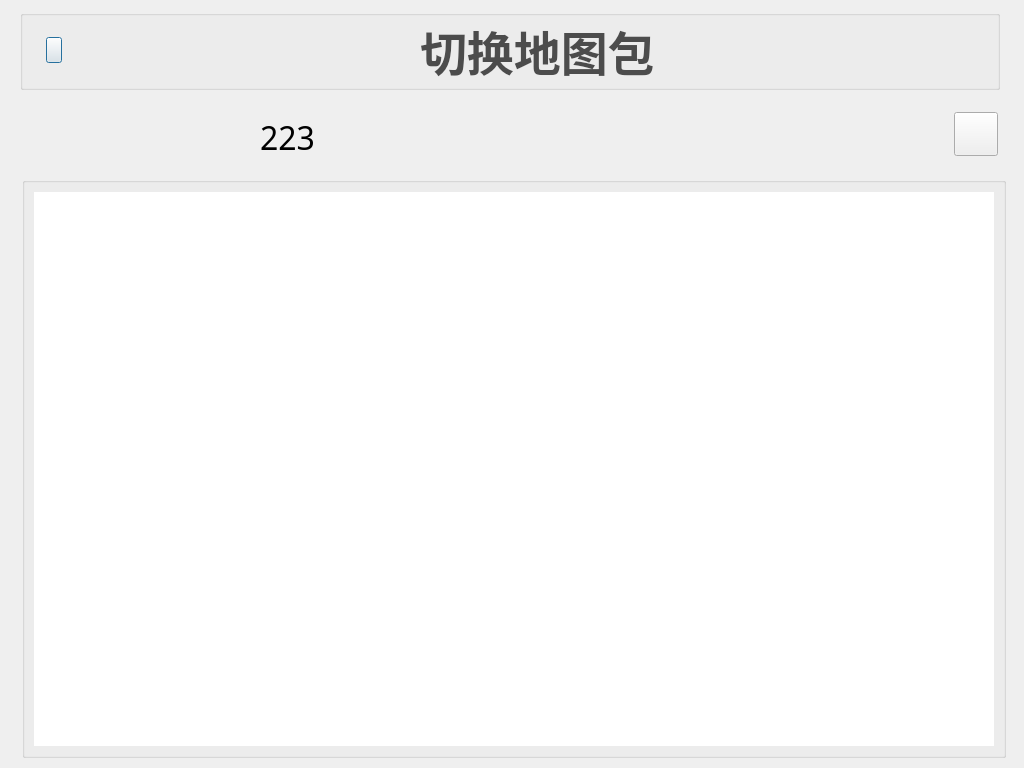
<?xml version="1.0" encoding="UTF-8"?>
<ui version="4.0">
 <class>SwitchMapW</class>
 <widget class="QDialog" name="SwitchMapW">
  <property name="enabled">
   <bool>true</bool>
  </property>
  <property name="geometry">
   <rect>
    <x>0</x>
    <y>0</y>
    <width>1024</width>
    <height>768</height>
   </rect>
  </property>
  <property name="font">
   <font>
    <family>宋体</family>
   </font>
  </property>
  <property name="windowTitle">
   <string>Dialog</string>
  </property>
  <widget class="QGroupBox" name="titleGroupBox">
   <property name="geometry">
    <rect>
     <x>20</x>
     <y>10</y>
     <width>980</width>
     <height>80</height>
    </rect>
   </property>
   <property name="font">
    <font>
     <family>宋体</family>
    </font>
   </property>
   <property name="styleSheet">
    <string notr="true">#titleGroupBox
{
	border-image: url(:/new/prefix1/image/mainimag/back_board1.png);
}</string>
   </property>
   <property name="title">
    <string/>
   </property>
   <property name="flat">
    <bool>false</bool>
   </property>
   <widget class="QPushButton" name="returnMoreButton">
    <property name="geometry">
     <rect>
      <x>26</x>
      <y>27</y>
      <width>16</width>
      <height>26</height>
     </rect>
    </property>
    <property name="font">
     <font>
      <family>宋体</family>
     </font>
    </property>
    <property name="styleSheet">
     <string notr="true">border-image: url(:/new/prefix1/image/cleanimag/return.png);</string>
    </property>
    <property name="text">
     <string/>
    </property>
   </widget>
   <widget class="QLabel" name="titleLabel">
    <property name="geometry">
     <rect>
      <x>400</x>
      <y>11</y>
      <width>241</width>
      <height>58</height>
     </rect>
    </property>
    <property name="font">
     <font>
      <family>宋体</family>
      <pointsize>35</pointsize>
      <weight>75</weight>
      <bold>true</bold>
     </font>
    </property>
    <property name="styleSheet">
     <string notr="true">color: rgb(76, 76, 76);</string>
    </property>
    <property name="frameShape">
     <enum>QFrame::NoFrame</enum>
    </property>
    <property name="frameShadow">
     <enum>QFrame::Plain</enum>
    </property>
    <property name="lineWidth">
     <number>0</number>
    </property>
    <property name="text">
     <string>切换地图包</string>
    </property>
   </widget>
  </widget>
  <widget class="QGroupBox" name="groupBox">
   <property name="geometry">
    <rect>
     <x>22</x>
     <y>177</y>
     <width>984</width>
     <height>581</height>
    </rect>
   </property>
   <property name="styleSheet">
    <string notr="true">#groupBox
{
	border-image: url(:/new/prefix1/image/moreimag/back_board.png);
}</string>
   </property>
   <property name="title">
    <string/>
   </property>
   <layout class="QGridLayout" name="gridLayout">
    <item row="0" column="0">
     <widget class="QListWidget" name="listWidget">
      <property name="font">
       <font>
        <family>A思源黑体—04</family>
        <pointsize>24</pointsize>
        <weight>3</weight>
        <italic>false</italic>
        <bold>false</bold>
       </font>
      </property>
      <property name="styleSheet">
       <string notr="true">font: 25 24pt &quot;A思源黑体—04&quot;;</string>
      </property>
      <property name="frameShape">
       <enum>QFrame::NoFrame</enum>
      </property>
      <property name="frameShadow">
       <enum>QFrame::Plain</enum>
      </property>
      <property name="autoScroll">
       <bool>true</bool>
      </property>
      <property name="showDropIndicator" stdset="0">
       <bool>true</bool>
      </property>
      <property name="dragEnabled">
       <bool>false</bool>
      </property>
      <property name="alternatingRowColors">
       <bool>true</bool>
      </property>
      <property name="layoutMode">
       <enum>QListView::SinglePass</enum>
      </property>
      <property name="viewMode">
       <enum>QListView::ListMode</enum>
      </property>
      <property name="selectionRectVisible">
       <bool>false</bool>
      </property>
     </widget>
    </item>
   </layout>
  </widget>
  <widget class="QLabel" name="label">
   <property name="geometry">
    <rect>
     <x>50</x>
     <y>122</y>
     <width>180</width>
     <height>29</height>
    </rect>
   </property>
   <property name="font">
    <font>
     <family>宋体</family>
     <pointsize>30</pointsize>
    </font>
   </property>
   <property name="styleSheet">
    <string notr="true">border-image: url(:/new/prefix1/image/switchmapimag/the_map.png);</string>
   </property>
   <property name="text">
    <string/>
   </property>
  </widget>
  <widget class="QLabel" name="currentMapLabel">
   <property name="geometry">
    <rect>
     <x>260</x>
     <y>122</y>
     <width>201</width>
     <height>31</height>
    </rect>
   </property>
   <property name="font">
    <font>
     <family>宋体</family>
     <pointsize>24</pointsize>
    </font>
   </property>
   <property name="text">
    <string>223</string>
   </property>
  </widget>
  <widget class="QPushButton" name="returnMapButton">
   <property name="geometry">
    <rect>
     <x>954</x>
     <y>112</y>
     <width>44</width>
     <height>44</height>
    </rect>
   </property>
   <property name="font">
    <font>
     <family>宋体</family>
    </font>
   </property>
   <property name="styleSheet">
    <string notr="true">QPushButton{border-image: url(:/new/prefix1/image/switchmapimag/pbut_return.png)}
QPushButton:hover{border-image: url(:/new/prefix1/image/switchmapimag/pbut_return.png)}
QPushButton:pressed{border-image: url(:/new/prefix1/image/switchmapimag/pbut_return1.png)}</string>
   </property>
   <property name="text">
    <string/>
   </property>
  </widget>
 </widget>
 <resources/>
 <connections/>
</ui>
